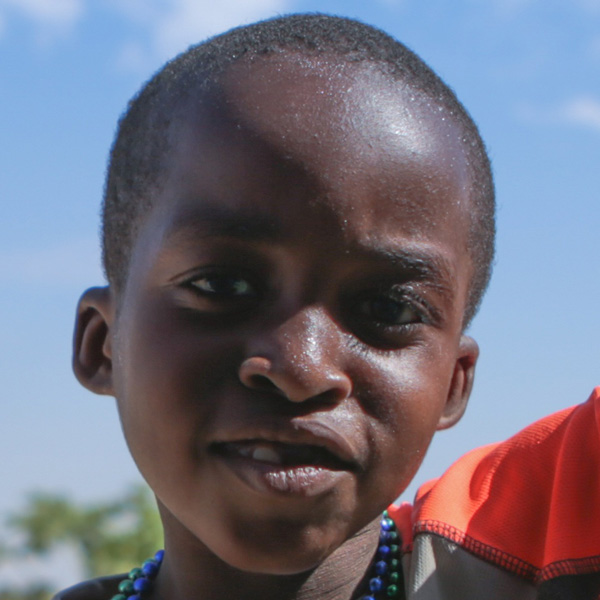
#> input picture Test/Faces/P_1.jpg, 600 x 600 px, found by its file name; its folder holds 4 pictures in this run
$ python CNN_LoGa.py
#> lines starting #> are read from the running program, lines starting #| are printed output that depends on the picture
"""
Nombre: López García Abraham Grado_7 Grupo:5

"""
  # Importamos librerías
import cv2
import os
import numpy as np
from numpy import asarray
import matplotlib.pyplot as plt

  # Función para el redimensionamiento y la obtención de valores de imágenes
def make_data(path,h,w):
#> called with path = 'Trainig', h = 100, w = 100
	data_set = []  # Matriz donde se guardaran los valores de imágenes
	label = ["Faces","Vacas"]  # Nombre de las carpetas
	  # Ciclo para la extracción de información de cada carpeta
	for form in label:
		c_num = label.index(form)  # Nombre de cada archivo
		d_path = os.path.join(path,form)  # Obtención de cada imagen de la carpeta
		  # Ciclo para cada una de las imágenes dentro de la carpeta
		for file in os.listdir(d_path):
			img = cv2.imread(os.path.join(d_path,file), cv2.IMREAD_GRAYSCALE)  # Lectura y conversión a grises de cada imagen
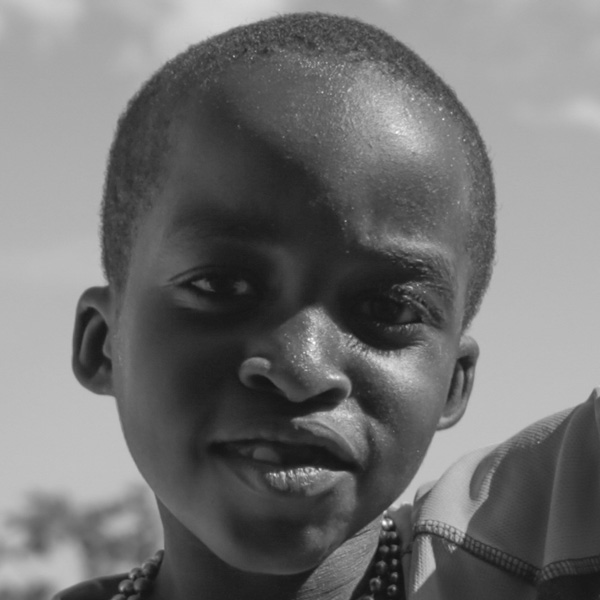
#> img: shape (600, 600); min 17, max 255, mean 113.6
			img = cv2.resize(img,(h,w))  # Redimensionamiento de imágenes
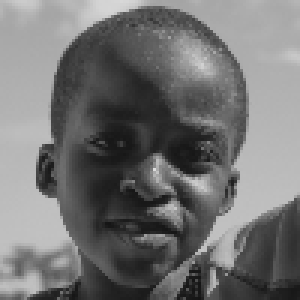
#> img: shape (100, 100) (shown 3 times larger); min 21, max 220, mean 113.7
			data_set.append([img,c_num]) # Se añade cada imagen e índice a la matriz vacía
	  # Declaración de nuevas matrices
	X=[]
	Y=[]
	  # Ciclo para guardar los valores obtenidos anteriormente
	for info, label in data_set:
		  # Se añaden los valores
		X.append(info)
		Y.append(label)
	  # Se guardan los valores
	X = np.array(X).reshape(-1,h,w)
	Y = np.array(Y)
	return X,Y

  # To training
#> (the run stopped early here; a loop or call above may not have finished)
